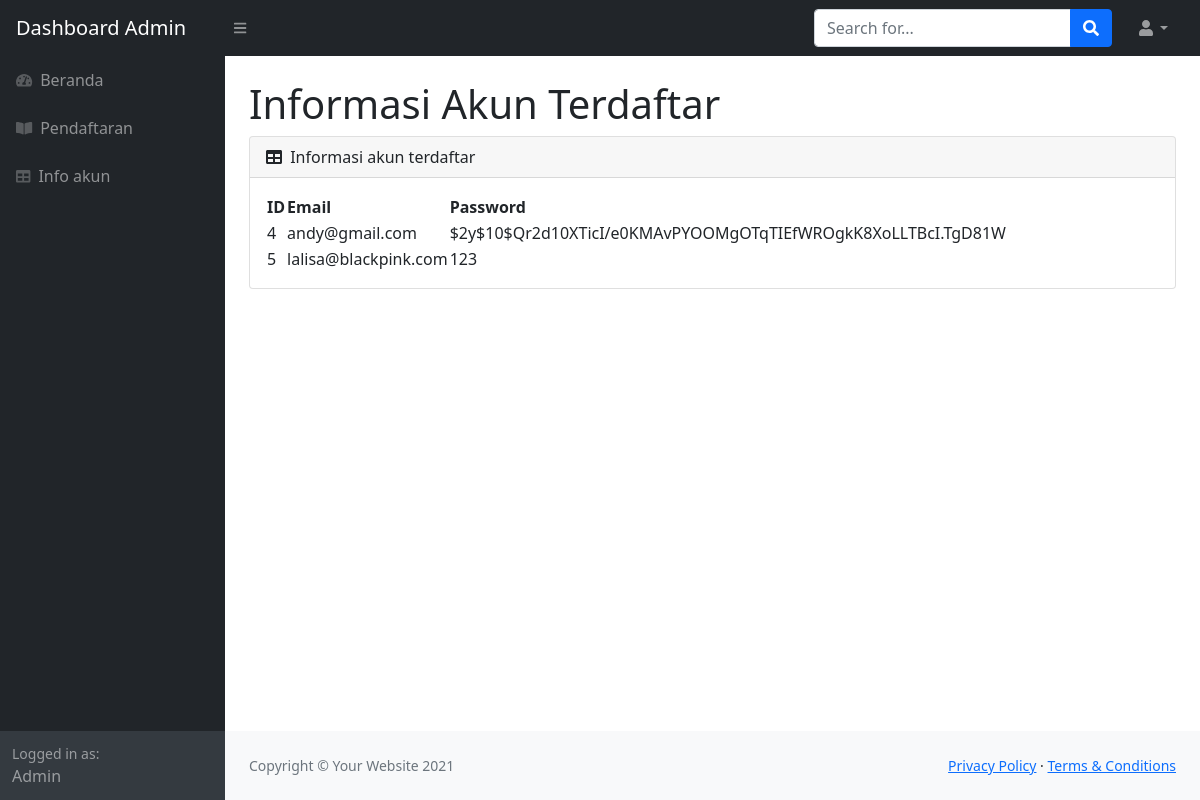
Screenshot of /info_akun.php with the database file from the repository.
### tables this page shows
CREATE TABLE `pendaftaran_siswa` (
  `id` int(11) NOT NULL,
  `email` varchar(100) NOT NULL,
  `password` varchar(255) NOT NULL,
  `foto` varchar(100) NOT NULL,
  `nama` text NOT NULL,
  `tempat_lahir` text NOT NULL,
  `tgl_lahir` date NOT NULL,
  `umur` int(25) NOT NULL,
  `jenis_kelamin` text NOT NULL,
  `alamat` varchar(255) NOT NULL,
  `sekolah_asal` text NOT NULL,
  `nisn` int(100) NOT NULL,
  `nilai_bindo` int(25) NOT NULL,
  `nilai_binggris` int(25) NOT NULL,
  `nilai_ipa` int(25) NOT NULL,
  `nilai_mtk` int(25) NOT NULL,
  `nilai_rata` int(25) NOT NULL,
  `status_pendaftaran` text NOT NULL
);

### info_akun.php (the view, shortened to what this page needs)
<?php session_start();
include 'koneksi.php'; ?>
<!DOCTYPE html>
<html lang="en">
<head>
    <link href="https://cdn.jsdelivr.net/npm/simple-datatables@latest/dist/style.css" rel="stylesheet" />
    <link href="css/styles.css" rel="stylesheet" />
</head>
<body class="sb-nav-fixed">
    <nav class="sb-topnav navbar navbar-expand navbar-dark bg-dark">
        <a class="navbar-brand ps-3" href="index.html">Dashboard Admin</a>
        <button class="btn btn-link btn-sm order-1 order-lg-0 me-4 me-lg-0" id="sidebarToggle" href="#!"><i class="fas fa-bars"></i></button>
        <form class="d-none d-md-inline-block form-inline ms-auto me-0 me-md-3 my-2 my-md-0">
            <div class="input-group">
                <input class="form-control" type="text" placeholder="Search for..." aria-label="Search for..." aria-describedby="btnNavbarSearch" />
                <button class="btn btn-primary" id="btnNavbarSearch" type="button"><i class="fas fa-search"></i></button>
            </div>
        </form>
        <ul class="navbar-nav ms-auto ms-md-0 me-3 me-lg-4">
            <li class="nav-item dropdown">
                <a class="nav-link dropdown-toggle" id="navbarDropdown" href="#" role="button" data-bs-toggle="dropdown" aria-expanded="false"><i class="fas fa-user fa-fw"></i></a>
            </li>
        </ul>
    </nav>
    <div id="layoutSidenav">
        <div id="layoutSidenav_nav">
            <nav class="sb-sidenav accordion sb-sidenav-dark" id="sidenavAccordion">
                <div class="sb-sidenav-menu">
                    <div class="nav">
                        <a class="nav-link" href="index_admin.html">
                            <div class="sb-nav-link-icon"><i class="fas fa-tachometer-alt"></i></div>
                            Beranda
                        </a>
                        <a class="nav-link" href="#">
                            <div class="sb-nav-link-icon"><i class="fas fa-book-open"></i></div>
                            Pendaftaran
                        </a>
                        <a class="nav-link" href="info_akun.php">
                            <div class="sb-nav-link-icon"><i class="fas fa-table"></i></div>
                            Info akun
                        </a>
                    </div>
                </div>
                <div class="sb-sidenav-footer">
                    <div class="small">Logged in as:</div>
                    Admin
                </div>
            </nav>
        </div>
        <div id="layoutSidenav_content">
            <main>
                <div class="container-fluid px-4">
                    <h1 class="mt-4">Informasi Akun Terdaftar</h1>
                    <div class="card mb-4">
                        <div class="card-header">
                            <i class="fas fa-table me-1"></i>
                            Informasi akun terdaftar
                        </div>
                        <div class="card-body">
                            <table id="datatablesSimple">
                                <thead>
                                    <tr>
                                        <th>ID</th>
                                        <th>Email</th>
                                        <th>Password</th>
                                    </tr>
                                </thead>
                                <?php
                                $data = mysqli_query($conn, "SELECT * FROM pendaftaran_siswa");
                                while ($d = mysqli_fetch_array($data)) {
                                ?>
                                    <tbody>
                                        <tr>
                                            <td><?= $d['id']; ?></td>
                                            <td><?= $d['email']; ?></td>
                                            <td><?= $d['password']; ?></td>
                                        </tr>
                                    <?php } ?>
                                    </tbody>
                            </table>
                        </div>
                    </div>
                </div>
            </main>
            <footer class="py-4 bg-light mt-auto">
                <div class="container-fluid px-4">
                    <div class="d-flex align-items-center justify-content-between small">
                        <div class="text-muted">Copyright &copy; Your Website 2021</div>
                        <div>
                            <a href="#">Privacy Policy</a>
                            &middot;
                            <a href="#">Terms &amp; Conditions</a>
                        </div>
                    </div>
                </div>
            </footer>
        </div>
    </div>
</body>
</html>

### rows the page displays
pendaftaran_siswa: id "4", email "andy@gmail.com", password "$2y$10$Qr2d10XTicI/e0KMAvPYOOMgOTqTIEfWROgkK8XoLLTBcI.TgD81W"
pendaftaran_siswa: id "5", email "lalisa@blackpink.com", password "123"
